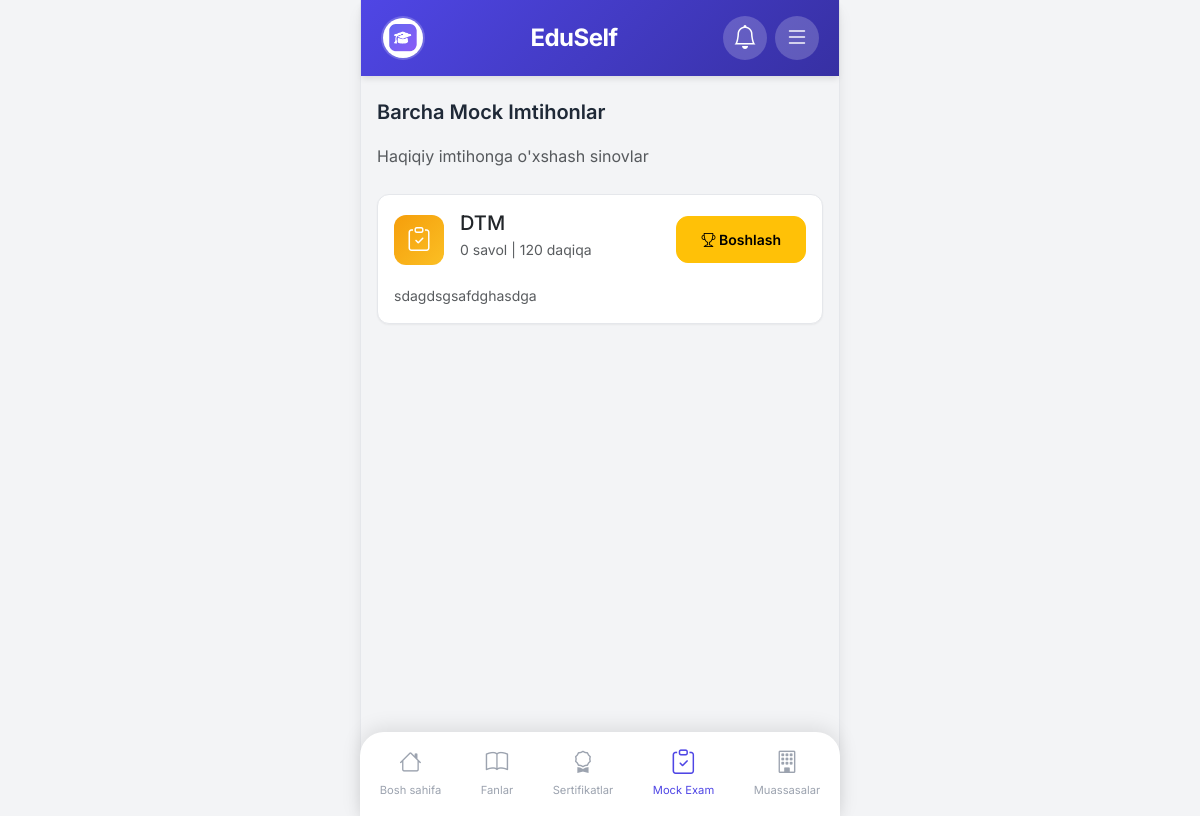
The app's page /mock-exams/ (signed in), older data.
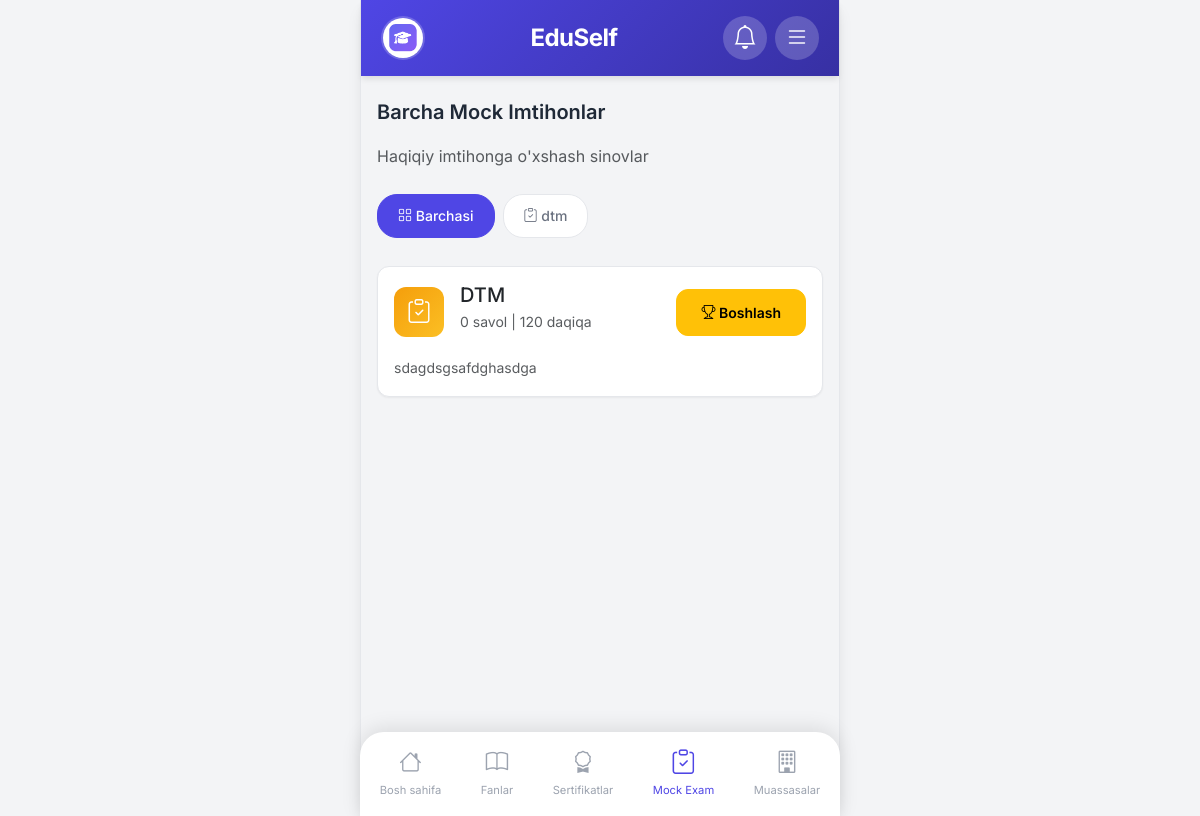
The same page, newer data.
### core/models.py (models this page shows, shortened)
class MockExam(models.Model):
    category = models.ForeignKey(MockExamCategory, on_delete=models.CASCADE, related_name='mock_exams', verbose_name="Kategoriya", null=True, blank=True)
    title = models.CharField(max_length=200, verbose_name="Imtihon nomi")
    description = models.TextField(blank=True, verbose_name="Tavsif")
    image = models.ImageField(upload_to='mock_exams/', blank=True, null=True, verbose_name="Rasm")
    time_limit = models.PositiveIntegerField(default=120, verbose_name="Vaqt limiti (daqiqa)")
    passing_score = models.PositiveIntegerField(default=60, verbose_name="O'tish balli (%)")
    is_active = models.BooleanField(default=True, verbose_name="Faol")
    order = models.PositiveIntegerField(default=0, verbose_name="Tartib")
    created_at = models.DateTimeField(auto_now_add=True)
    class Meta:
        ordering = ['order', '-created_at']
        verbose_name = "Mock imtihon"
        verbose_name_plural = "Mock imtihonlar"

class MockExamCategory(models.Model):
    name = models.CharField(max_length=200, verbose_name="Kategoriya nomi")
    slug = models.SlugField(max_length=200, unique=True, verbose_name="Slug")
    description = models.TextField(blank=True, verbose_name="Tavsif")
    icon = models.CharField(max_length=50, default='bi-clipboard-check', verbose_name="Icon")
    image = models.ImageField(upload_to='mock_categories/', blank=True, null=True, verbose_name="Rasm")
    order = models.PositiveIntegerField(default=0, verbose_name="Tartib")
    is_active = models.BooleanField(default=True, verbose_name="Faol")
    created_at = models.DateTimeField(auto_now_add=True)
    class Meta:
        ordering = ['order', 'name']
        verbose_name = "Mock imtihon kategoriyasi"
        verbose_name_plural = "Mock imtihon kategoriyalari"

### core/views.py (the view)
# urls.py: path('mock-exams/', views.mock_exams_view, name='mock_exams'),
def mock_exams_view(request):
    category_slug = request.GET.get('category')
    if category_slug:
        category = get_object_or_404(MockExamCategory, slug=category_slug, is_active=True)
        exams = MockExam.objects.filter(category=category, is_active=True)
        title = category.name
    else:
        exams = MockExam.objects.filter(is_active=True)
        title = "Barcha Mock Imtihonlar"
        category = None
    categories = MockExamCategory.objects.filter(is_active=True)
    user_results = {}
    if request.user.is_authenticated:
        for exam in exams:
            result = MockExamResult.objects.filter(user=request.user, exam=exam).order_by('-completed_at').first()
            if result:
                user_results[exam.id] = result
    context = {
        'exams': exams,
        'categories': categories,
        'current_category': category,
        'title': title,
        'user_results': user_results,
    }
    return render(request, 'core/mock_exams.html', context)

### core/context_processors.py (called while the page is built)
def site_settings(request):
    try:
        settings = SiteSettings.objects.first()
    except:
        settings = None
    return {'site_settings': settings}

def notifications(request):
    if request.user.is_authenticated:
        user_notifications = Notification.objects.filter(
            user=request.user,
            is_read=False
        )
        global_notifications = Notification.objects.filter(
            is_global=True,
            is_read=False
        )
        all_notifications = (user_notifications | global_notifications).distinct().order_by('-created_at')[:10]
        unread_count = all_notifications.count()
    else:
        all_notifications = []
        unread_count = 0
    return {
        'notifications': all_notifications,
        'unread_notifications_count': unread_count
    }

### templates/core/mock_exams.html (shortened to what this page needs)
{% extends 'base.html' %}
{% load custom_filters %}
{% block content %}
<div class="section-title">{{ title }}</div>
<p class="text-muted mb-4">Haqiqiy imtihonga o'xshash sinovlar</p>
{% if categories %}
<div class="filter-tabs">
    <a href="{% url 'core:mock_exams' %}" class="filter-tab {% if not current_category %}active{% endif %}">
        <i class="bi bi-grid"></i> Barchasi
    </a>
    {% for cat in categories %}
    <a href="{% url 'core:mock_exams' %}?category={{ cat.slug }}" class="filter-tab {% if current_category.id == cat.id %}active{% endif %}">
        <i class="{{ cat.icon }}"></i> {{ cat.name }}
    </a>
    {% endfor %}
</div>
{% endif %}
{% if exams %}
    {% for exam in exams %}
    <div class="card mb-3">
        <div class="card-body">
            <div class="d-flex align-items-center">
                {% if exam.image %}
                <img src="{{ exam.image.url }}" alt="{{ exam.title }}" class="rounded me-3" style="width: 60px; height: 60px; object-fit: cover;">
                {% else %}
                <div class="subject-icon me-3" style="background: linear-gradient(135deg, #F59E0B, #FBBF24);">
                    <i class="bi bi-clipboard-check"></i>
                </div>
                {% endif %}
                <div class="flex-grow-1">
                    <h5 class="mb-1">{{ exam.title }}</h5>
                    <p class="text-muted small mb-2">{{ exam.mock_questions.count }} savol | {{ exam.time_limit }} daqiqa</p>
                </div>
                <a href="{% url 'core:mock_exam_leaderboard' exam.pk %}" class="btn btn-warning btn-sm">
                    <i class="bi bi-trophy"></i> Boshlash
                </a>
            </div>
            {% if exam.description %}
            <p class="text-muted small mt-3 mb-0">{{ exam.description }}</p>
            {% endif %}
        </div>
    </div>
    {% endfor %}
{% else %}
    <div class="empty-state">
        <i class="bi bi-clipboard-check"></i>
        <p>Hozircha mock imtihonlar mavjud emas</p>
    </div>
{% endif %}
{% endblock %}

Row changes from the older to the newer data that the page shows:
added MockExamCategory: name "dtm"
Text that changed along with them:
text now shown: "Barchasi"
